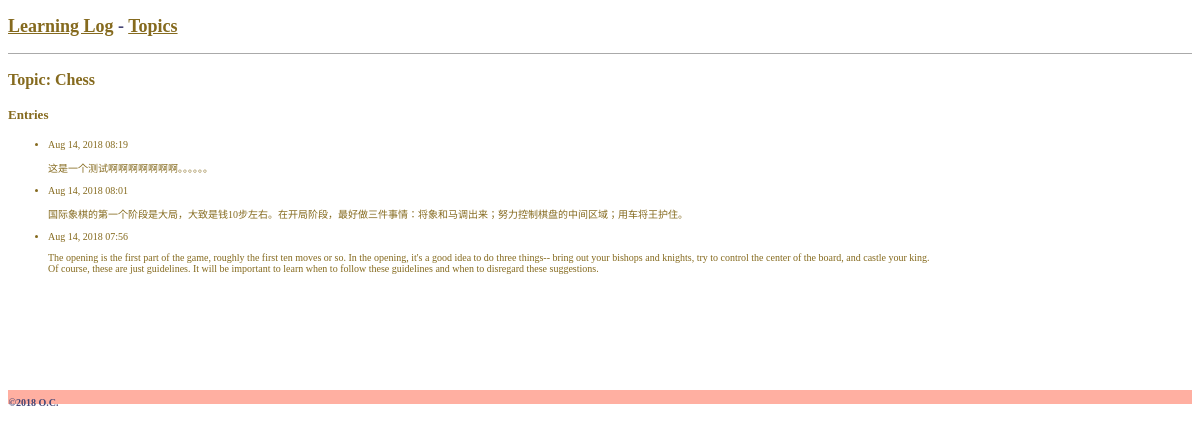
The app's page /topics/1/, older data.
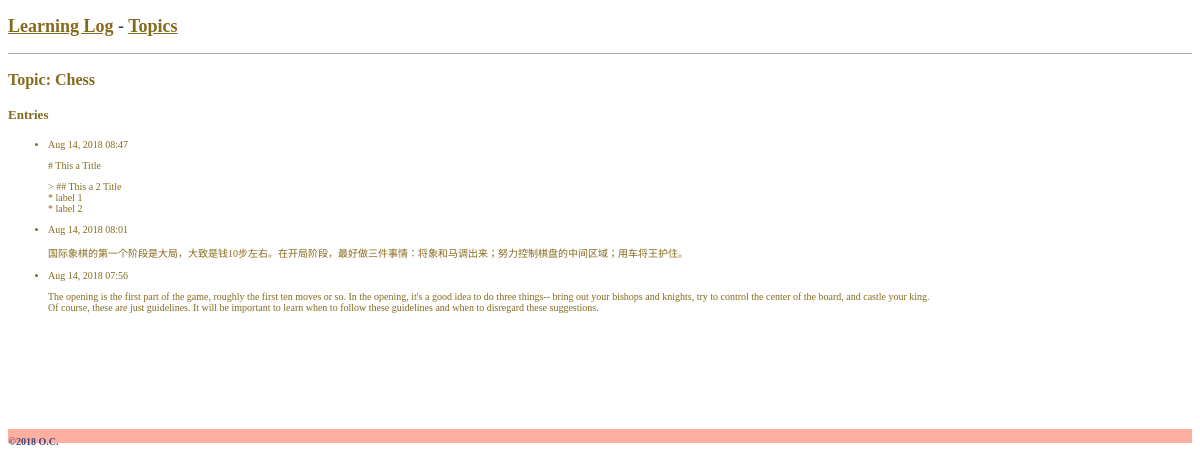
The same page, newer data.
### learning_logs/models.py (models this page shows, shortened)
class Topic(models.Model):
    text = models.CharField(max_length=200)
    date_added = models.DateTimeField(auto_now=True)
    def __str__(self):
        return self.text

class Entry(models.Model):
    topic = models.ForeignKey('Topic', on_delete=models.CASCADE)
    text = models.TextField()
    date_added = models.DateTimeField(auto_now=True)
    class Meta:
        verbose_name_plural = 'entries'

### learning_logs/views.py (the view)
# urls.py: re_path(r'^topics/(?P<topic_id>\d+)/$', views.topic, name='topic'),
def topic(request, topic_id):
    topic = Topic.objects.get(id=topic_id)
    entries = topic.entry_set.order_by('-date_added')
    context = {'topic': topic, 'entries': entries}
    return render(request, 'learning_logs/topic.html', context)

### learning_logs/templates/learning_logs/topic.html
<!DOCTYPE html> {% extends 'learning_logs/base.html' %} {% block content %}
<strong>
    <p>
        <font size="3" color="#856A1E">
            Topic: {{ topic }}
        </font>
    </p>
    <p>
        <font size="2" color="#856A1E">
            Entries
        </font>
    </p>
</strong>
<ul>
    <font size="1" color="#856A1E">
        {% for entry in entries %}
        <li>
            <p>
                {{ entry.date_added|date:'M d, Y H:i'}}
            </p>
            <p>
                {{ entry.text|linebreaks }}
            </p>
        </li>
        {% empty %}
        <li>
            <a>There are no entries for this topic yet.</a>
            <a>还没有关于这个主题的内容。</a>
        </li>
        {% endfor %}
    </font>
</ul>
{% endblock content %}

### learning_logs/templates/learning_logs/base.html (shortened to what this page needs)
<!DOCTYPE html>
<p>
    <strong>
        <font size="4" color="#44444474">
            <a href="{% url 'index' %}">Learning Log</a> -
            <a href="{% url 'topics' %}">Topics</a>
        </font>
    </strong>
    <hr style="height: 1px;border:none;border-top: 1px double #44444474;" /> {% block content %}{% endblock content %}
</p>
<ul class="flex-container">
    <div class="flex-item">
        <font size="1" color="#44444474">
            &copy;2018 O.C.
        </font>
    </div>
</ul>

### learning_logs/templates/learning_logs/base.html (style rules this page uses)
a { color:#856A1E }
.flex-container { padding: 0; margin: 0; list-style: none; display: -webkit-box; display: -moz-box; display: -ms-flexbox; display: -webkit-flex; display: flex; flex-flow: row wrap; justify-content: space-around; }
.flex-item { background: rgba(255, 99, 71, 0.51); padding: 0.01em; width: 100%; height: 100%; margin-top: 100px; line-height: 0%; color: white; font-weight: bold; font-size: 3em; text-align: left; }

Row changes from the older to the newer data that the page shows:
removed Entry: date_added "Aug 14, 2018 08:19", text "这是一个测试啊啊啊啊啊啊啊。。。。。。"
added Entry: date_added "Aug 14, 2018 08:47", text "# This a Title > ## This a 2 Title * label 1 * label 2"
